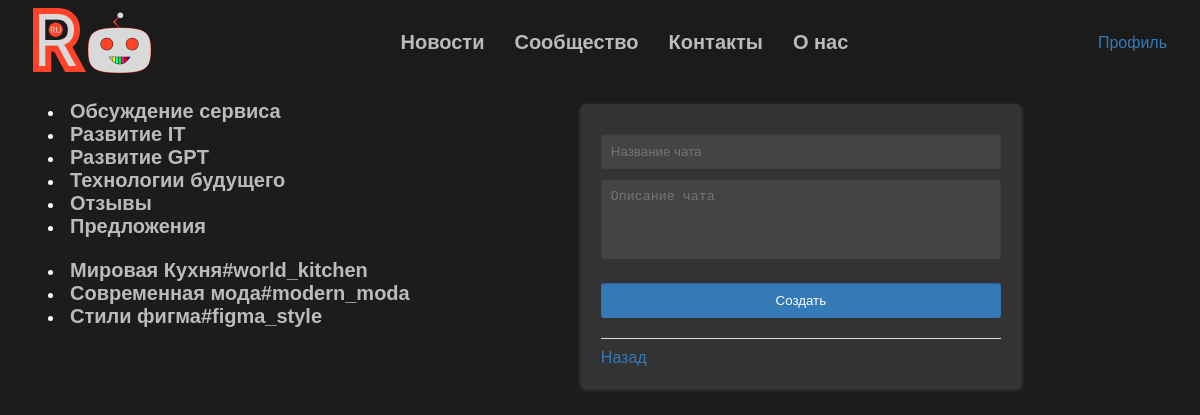
/community/create_chat (signed in), run on the app's committed database.
### app.py (models this page shows)
class Community(Base):
    __tablename__ = 'community'
    id = Column(Integer, primary_key=True)
    unique_name = Column(String, nullable=False, unique=True)
    owner = Column(String, nullable=False)
    com_name = Column(String, nullable=False)
    com_description = Column(String, nullable=False)
    date_creation = Column(String, nullable=False)
    chat_list = Column(String, nullable=True)

### app.py (the view, shortened to what this page needs)
@app.route("/community/create_chat", methods=['GET', 'POST'])
@login_required
def community_create_chat_page():
    return render_template('community_create_chat_page.html', chats=get_root_chats(), communities=get_communities())

### app.py (called while the page is built)
@login_manager.user_loader
def load_user(user_id):
    return UserLogin().fromDB(user_id)

def get_chats(chat_list: str) -> list[str]:
    chats=chat_list.split(',')
    chats.remove('')
    return chats

def get_communities():
    return session.query(Community).filter(Community.unique_name != 'root') .all()

def get_root_chats():
    chats = get_chats(session.query(Community).filter_by(unique_name="root").first().chat_list.replace('<', '').replace('>', ''))
    return chats if chats else ""

    def fromDB(self, user_id):
        self.__user = session.query(Auth).filter_by(id=user_id)
        self.__id = user_id
        return self

### templates/community_create_chat_page.html (shortened to what this page needs)
{% extends "community_base.html" %}
{% block container %}
<form action="{{url_for('community_create_chat_page')}}" method="post">
    <input type="text" name="chat_name" placeholder="Название чата" minlength="4" maxlength="32" required>
    <textarea type="textarea" name="chat_desc" placeholder="Описание чата" rows="4" maxlength="1024"></textarea>
    <input type="submit" value="Создать">
    <hr>
    <a href="{{url_for('community_edit_page')}}">Назад</a>
</form>
{% endblock %}

### templates/community_base.html (shortened to what this page needs)
{% extends "base.html" %}
{% block style %}
<link rel="stylesheet" href="{{url_for('static', filename='css/input_style.css')}}">
<link rel="stylesheet" href="{{url_for('static', filename='css/text_area_style.css')}}">
{% endblock %}
{% block content %}
<base_content_pane>
    <menu>
        {% for chat in chats %}
            <li><a href="/community/center/root/{{chat}}">{{chat}}</a></li>
        {% endfor %}
        {% for cm in communities %}
            <li><a href="/community/center/{{cm.unique_name}}">{{cm.com_name}}#{{cm.unique_name}}</a></li>
        {% endfor %}
    </menu>
    <container>
        {% block container %}{% endblock %}
    </container>
</base_content_pane>
{% endblock %}

### static/css/main.css (style rules this page uses)
body { font-family: Arial, Helvetica, sans-serif; color: #fff; background-color: #1C1C1C; }
form { width: 400px; margin: 20px auto; background-color: #333; padding: 20px; border-radius: 5px; box-shadow: 0 2px 5px rgba(255, 255, 255, 0.2); }
a { color: #fff; text-decoration: none; }
li a { color: #bbbbbb; font-weight: bold; font-size: 20px; }

### static/css/input_style.css (style rules this page uses)
input[type="text"], input[type="password"], input[type="submit"], input[type="email"], input[type="tel"], input[type="date"] { width: -webkit-fill-available; padding: 10px; margin-bottom: 10px; margin-top: 10px; border: none; border-radius: 3px; box-shadow: inset 0 1px 2px rgba(0, 0, 0, 0.2); background-color: #444444; color: #f5f5f5; transition: 0.3s; }
input[type="submit"] { background-color: #337AB7; color: #fff; cursor: pointer; transition: background-color 0.3s; }
a { color: #337ab7; text-decoration: none; }
hr { margin-top: 10px; margin-bottom: 10px; border: none; border-top: 1px solid #ddd; }

### static/css/text_area_style.css (style rules this page uses)
textarea { width: -webkit-fill-available; padding: 10px; margin-bottom: 10px; border: none; border-radius: 3px; box-shadow: inset 0 1px 2px rgba(0, 0, 0, 0.2); resize: none; background-color: #444444; color: #f5f5f5; }

### templates/community_base.html (style rules this page uses)
base_content_pane { display: flex; flex-direction: row; }
menu { display: flex; flex-direction: column; }
container { flex: auto; }

### data on the page
Community: com_name "Мировая Кухня", unique_name "world_kitchen"
Community: com_name "Современная мода", unique_name "modern_moda"
Community: com_name "Стили фигма", unique_name "figma_style"

### other printed values
{{ chat }} "Обсуждение сервиса" "Развитие IT" "Развитие GPT" "Технологии будущего" "Отзывы" "Предложения"
